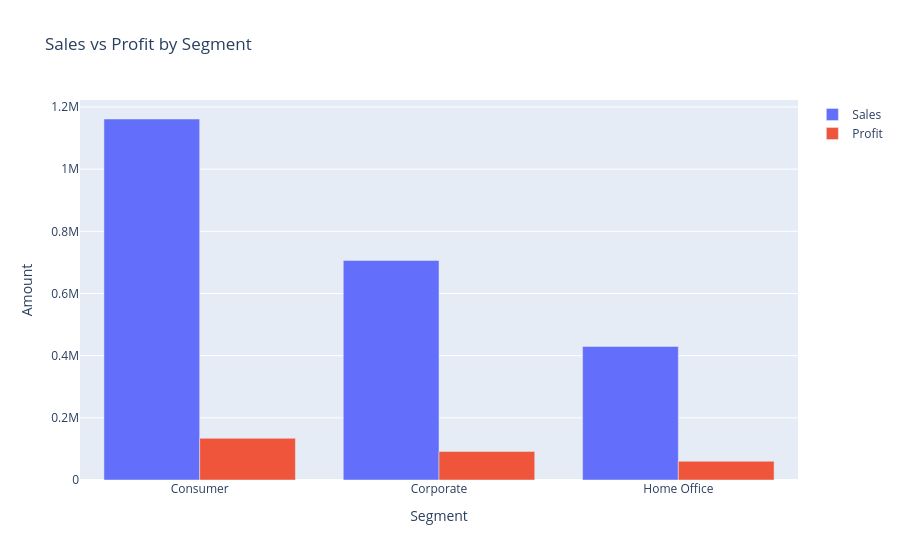

Notebook code for this chart:
### Code cell
fig = go.Figure()

fig.add_trace(go.Bar(
    x=sales_profit_by_segment["Segment"],
    y=sales_profit_by_segment["Sales"],
    name="Sales"
))

fig.add_trace(go.Bar(
    x=sales_profit_by_segment["Segment"],
    y=sales_profit_by_segment["Profit"],
    name="Profit"
))

fig.update_layout(
    title="Sales vs Profit by Segment",
    xaxis_title="Segment",
    yaxis_title="Amount",
    barmode="group"
)

fig.show()

### Figure 1 — Plotly figure (JSON) as saved in the notebook; plotly's stock layout.template omitted (floating-point values rounded to 4 significant figures)
{"data": [{"name": "Sales", "type": "bar", "x": ["Consumer", "Corporate", "Home Office"], "y": [1161000.0, 706100.0, 429700.0]}, {"name": "Profit", "type": "bar", "x": ["Consumer", "Corporate", "Home Office"], "y": [134100.0, 91980.0, 60300.0]}], "layout": {"barmode": "group", "title": {"text": "Sales vs Profit by Segment"}, "xaxis": {"title": {"text": "Segment"}}, "yaxis": {"title": {"text": "Amount"}}}}
